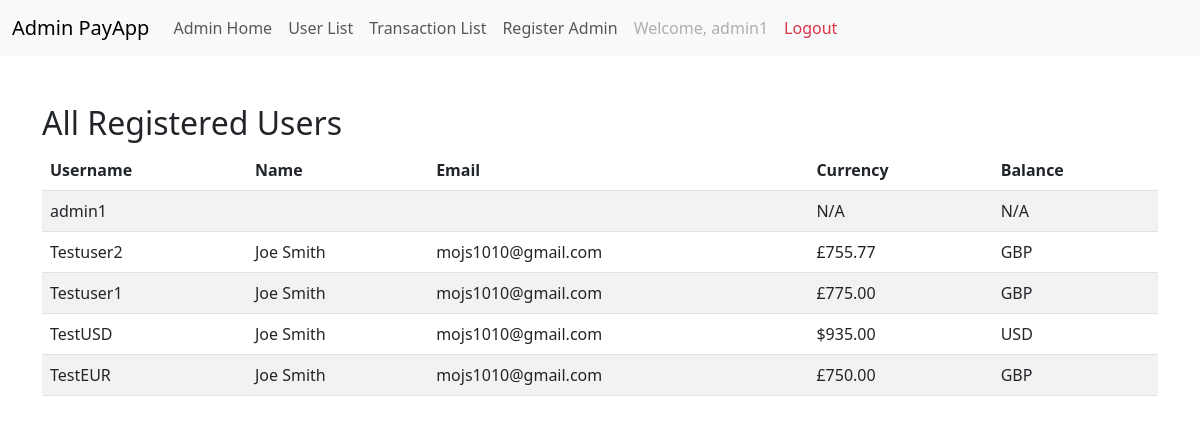
Page /superuser/users/ (signed in) on the earlier database version.
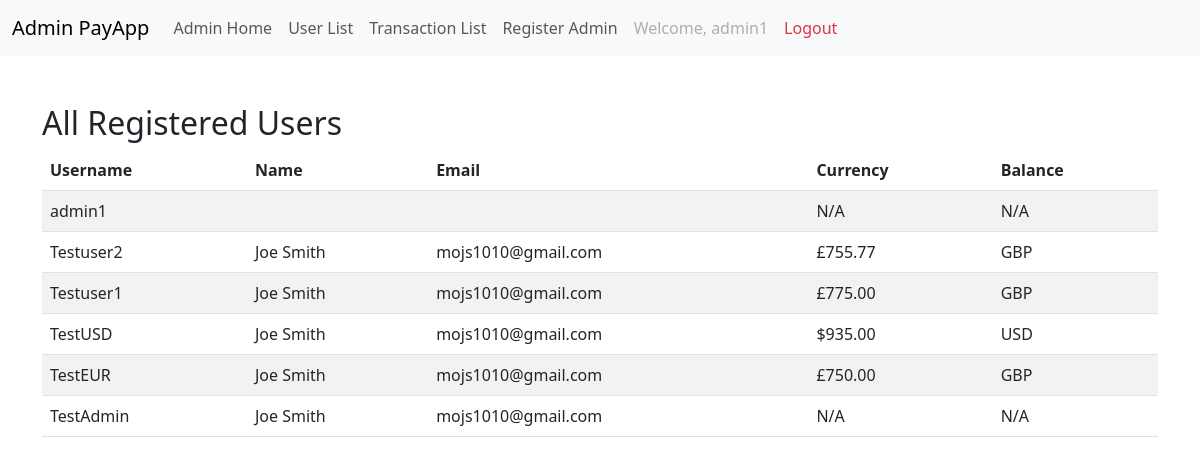
Same page on the later database version.
### register/models.py (models this page shows)
class CustomUser(AbstractUser):
    is_admin = models.BooleanField(default=False)
    currency = models.CharField(max_length=3, choices=[
        ('GBP', 'British Pound Sterling'),
        ('EUR', 'Euro'),
        ('USD', 'US Dollars')
    ])

### transactions/models.py (models this page shows, shortened)
class Money(models.Model):
    name = models.ForeignKey(settings.AUTH_USER_MODEL, on_delete=models.CASCADE)
    money = models.DecimalField(max_digits=10, decimal_places=2, default=750)
    currency = models.CharField(max_length=3, choices=CURRENCY_CHOICES, default='GBP')
    CURRENCY_SYMBOLS = {
        'GBP': '£',
        'EUR': '€',
        'USD': '$',
    }
    @property
    def symbol(self):
        return self.CURRENCY_SYMBOLS.get(self.currency, '')
    @property
    def formatted(self):
        return f"{self.symbol}{self.money:.2f}"

### superuser/decorators.py (the view)
    def _wrapped_view(request, *args, **kwargs):
        if request.user.is_authenticated and getattr(request.user, 'is_admin', False):
            return view_func(request, *args, **kwargs)
        raise PermissionDenied

### superuser/views.py (called while the page is built)
@admin_required
def user_list(request):
    users = User.objects.all()
    user_data = []
    for user in users:
        try:
            money = Money.objects.get(name=user)
            balance = money.formatted  # formatted = £750.00, etc.
            currency = money.currency
        except Money.DoesNotExist:
            balance = 'N/A'
            currency = 'N/A'
        user_data.append({
            'username': user.username,
            'full_name': user.get_full_name(),
            'email': user.email,
            'balance': balance,
            'currency': currency,
        })
    return render(request, 'superuser/user_list.html', {'users': user_data})

### templates/superuser/user_list.html (shortened to what this page needs)
{% extends "superuser/base_superuser.html" %}
{% block content %}
  <h2>All Registered Users</h2>
  <table class="table table-striped">
    <thead>
      <tr>
        <th>Username</th>
        <th>Name</th>
        <th>Email</th>
        <th>Currency</th>
        <th>Balance</th>
      </tr>
    </thead>
    <tbody>
      {% for user in users %}
        <tr>
          <td>{{ user.username }}</td>
          <td>{{ user.full_name }}</td>
          <td>{{ user.email }}</td>
          <td>{{ user.balance }}</td>
          <td>{{ user.currency}}</td>
        </tr>
      {% empty %}
        <tr><td colspan="5">No users found.</td></tr>
      {% endfor %}
    </tbody>
  </table>
{% endblock %}

### templates/superuser/base_superuser.html (shortened to what this page needs)
<!DOCTYPE html>
<html lang="en">
<head>
    <link href="https://cdn.jsdelivr.net/npm/bootstrap@5.3.0-alpha1/dist/css/bootstrap.min.css"
          rel="stylesheet"
>
</head>
<body>
<nav class="navbar navbar-expand-lg navbar-light bg-light">
    <div class="container-fluid">
        <a class="navbar-brand" href="#">Admin PayApp</a>
        <div class="collapse navbar-collapse" id="navbarText">
            <ul class="navbar-nav me-auto mb-2 mb-lg-0">
                {% if user.is_authenticated and user.is_admin %}
                    <li class="nav-item">
                        <a class="nav-link" href="{% url 'superuser_home' %}">Admin Home</a>
                    </li>
                    <li class="nav-item">
                        <a class="nav-link" href="{% url 'user_list' %}">User List</a>
                    </li>
                    <li class="nav-item">
                        <a class="nav-link" href="{% url 'transaction_list' %}">Transaction List</a>
                    </li>
                    <li class="nav-item">
                        <a class="nav-link" href="{% url 'create_superuser' %}">Register Admin</a>
                    </li>
                    <li class="nav-item">
                        <span class="nav-link disabled">Welcome, {{ user.username }}</span>
                    </li>
                    <li class="nav-item">
                        <a class="nav-link text-danger" href="{% url 'logout' %}">Logout</a>
                    </li>
                {% else %}
                    <li class="nav-item">
                        <a class="nav-link" href="{% url 'login' %}">Login</a>
                    </li>
                {% endif %}
            </ul>
        </div>
    </div>
</nav>
<div class="container py-5">
    {% block content %}
    {% endblock %}
</div>
</body>
</html>

### templates/superuser/base_superuser.html (style rules this page uses)
table, th, td { padding: 5px; }

Differences in the rows shown:
added CustomUser: username "TestAdmin", email "mojs1010@gmail.com"
Other differences:
new list line: "Joe Smith N/A N/A"
